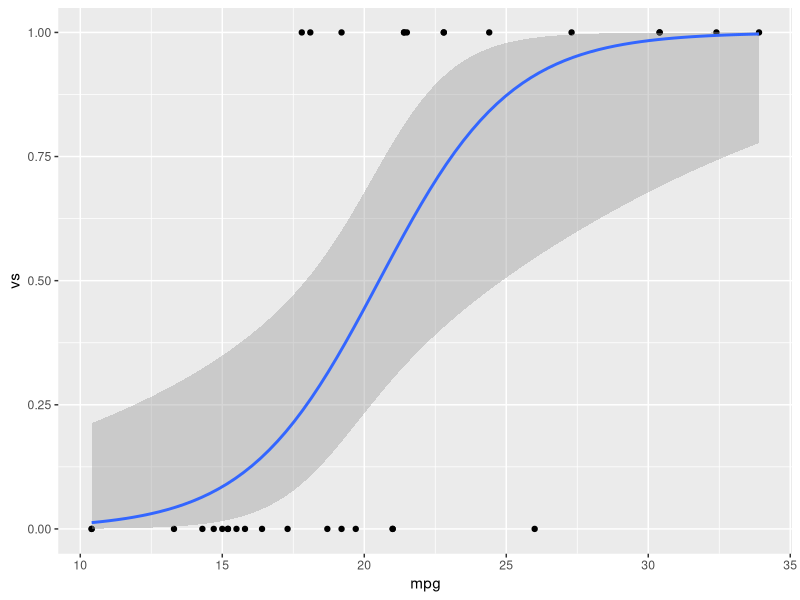

Reproduce this figure in R.
## ---- chunk 1
24 - 23
## ---- chunk 2
2345 * 23
## ---- chunk 3
library("dplyr")
library("broom")

# Fit a model
mod <- glm(vs ~ mpg, data = mtcars, family = "binomial")

# make a table
mod %>% 
  broom::tidy() %>% 
  knitr::kable(., format = "pandoc") 
## ---- chunk 4
library("ggplot2")

ggplot(mtcars, aes(x = mpg, y = vs)) + 
  geom_point() + 
  geom_smooth(method = "glm", method.args = list(family = "binomial"), 
  formula = "y ~ x")
